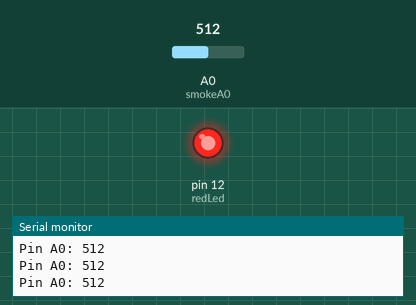
This sketch was run on a simulated Arduino Uno, built with avr-gcc and run on an emulated ATmega328P. On the bench: output pins drawn as LEDs (lit = HIGH), the last lines printed to the serial monitor. The test bench sets the inputs (shaded band); at power-on: A0 (smokeA0) = 512.

Above: at 1.2 s.
1.3 s: A0 (smokeA0) set to 108
4.3 s: A0 (smokeA0) set to 96
At 4.7 s:
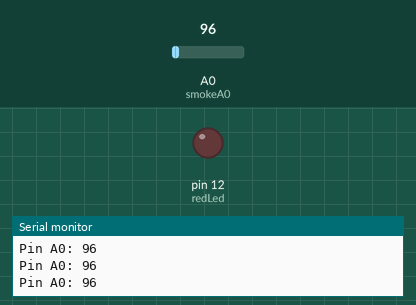
5.8 s: A0 (smokeA0) set to 122
At 7.0 s:
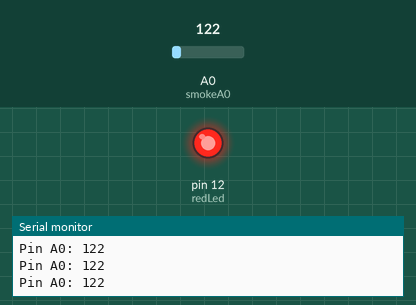
8.8 s: A0 (smokeA0) set to 90
At 9.2 s:
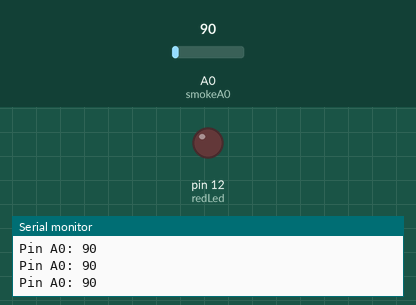
Timing chart, 0 to 11.3 s (numbered marks = the images above; inputs shaded):
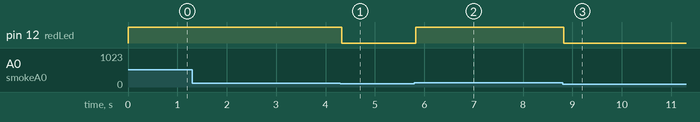

The sketch:

KapnosKaiFwtia_Arduino_file.ino
```cpp
// C++ code
//
int redLed = 12;
int smokeA0 = A0;
int sensorThres = 100;


void setup()
{
  pinMode(redLed, OUTPUT);
  pinMode(smokeA0, INPUT);
  Serial.begin(9600);
}

void loop()
{
  int analogSensor = analogRead(smokeA0);
  Serial.print("Pin A0: ");
  Serial.println(analogSensor);

  if (analogSensor > sensorThres)
  {
    digitalWrite(redLed, HIGH);
  }
  else
  {
    digitalWrite(redLed, LOW);
  }

}
```

Measured:
- the behaviour switches between 101 and 100 on A0 (smokeA0) (found by bisection; images 0 and 1)
- after the input at 4.3 s, pin 12 (redLed): HIGH → LOW at once
- after the input at 5.8 s, pin 12 (redLed): LOW → HIGH at once
- after the input at 8.8 s, pin 12 (redLed): HIGH → LOW at once
